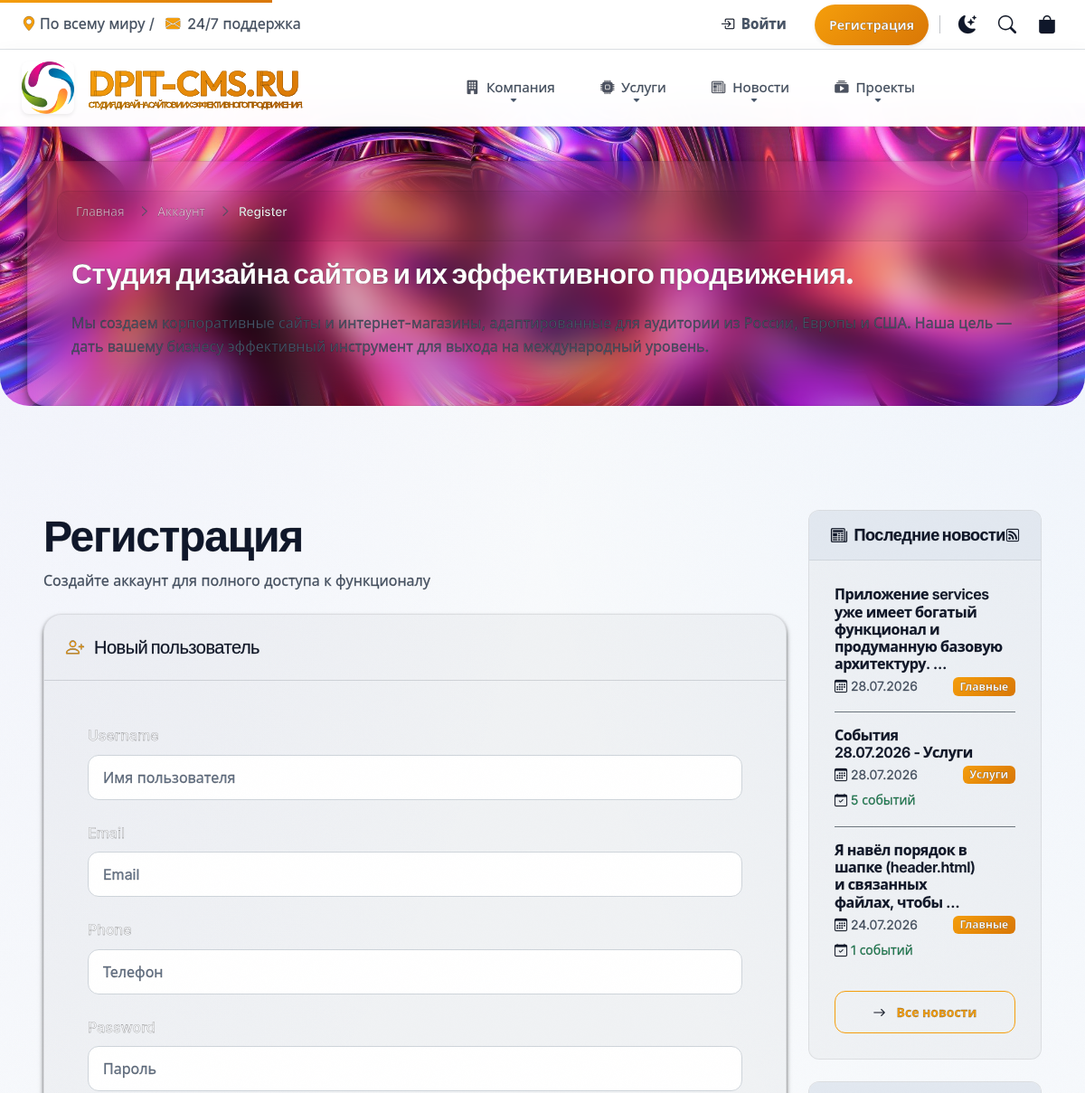
The page /accounts/register/ (upper part) on the database as committed earlier.
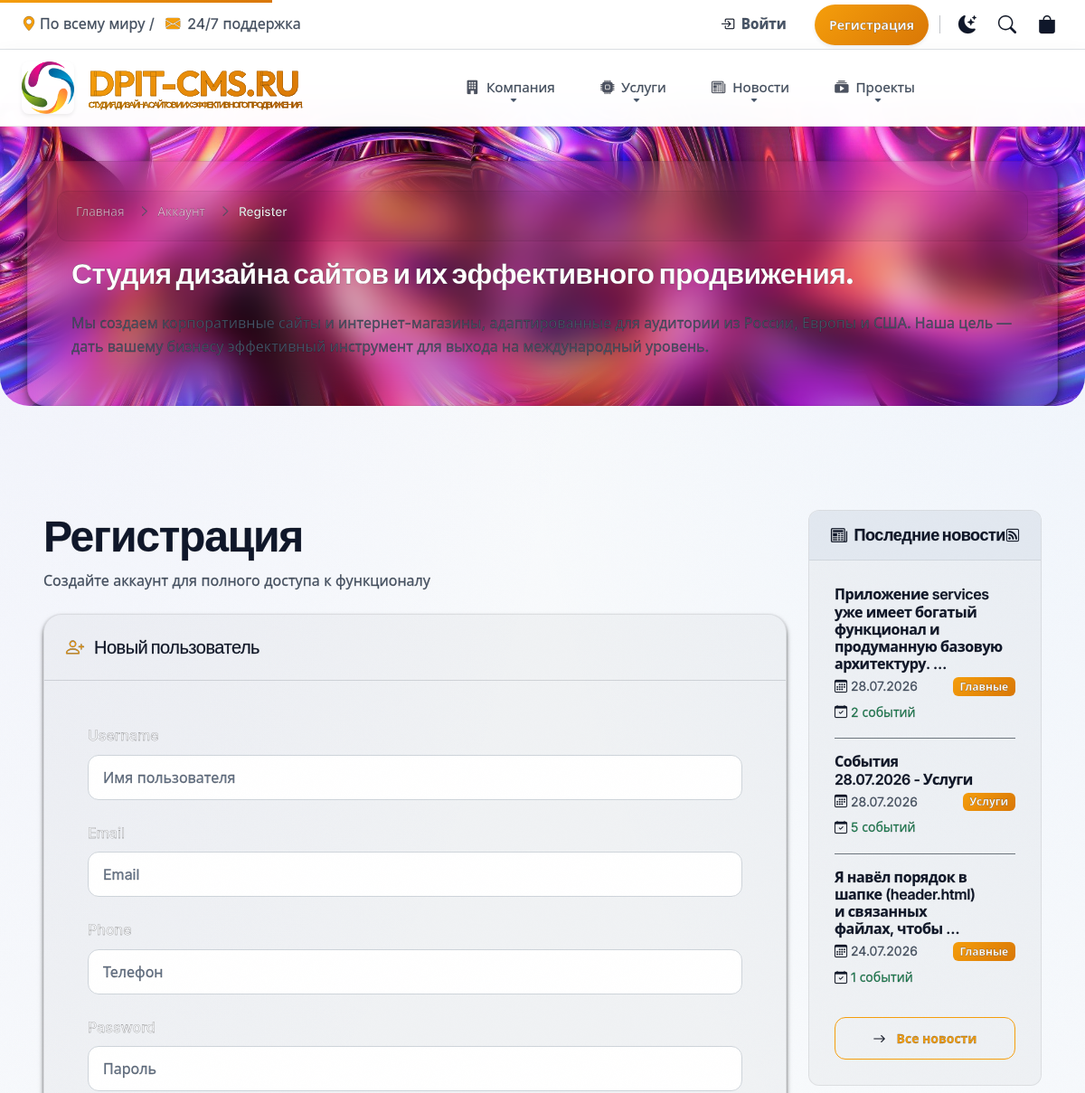
The same page on the database as committed later.
### news/models.py (models this page shows, shortened)
class News(ActiveModel, SEOModel, TimestampModel):
    title = models.CharField(max_length=200, verbose_name="Заголовок")
    slug = models.SlugField(unique=True, verbose_name="URL")
    category = models.ForeignKey(
        NewsCategory, on_delete=models.CASCADE, verbose_name="Категория"
    )
    news_date = models.DateField(
        default=timezone.now,
        verbose_name="Дата новости",
        help_text="Дата, к которой относятся события (год, месяц, день)"
    )
    image = models.ImageField(
        upload_to=RenameUploadTo("news/images/"),
        verbose_name="Изображение",
        blank=True,
        null=True
    )
    content = HTMLField(verbose_name="Контент", default="<p>Контент сайта</p>")
    views = models.IntegerField(default=0, verbose_name="Просмотры")
    class Meta:
        verbose_name = "Новость"
        verbose_name_plural = "Новости"
        ordering = ["-news_date", "-created_at"]
        unique_together = [['category', 'news_date']]

class NewsCategory(ActiveModel, SEOModel, HeaderModel):
    name = models.CharField(max_length=100, verbose_name="Название")
    slug = models.SlugField(unique=True, verbose_name="URL")
    logo = models.ImageField(upload_to=RenameUploadTo("news/categories/"), verbose_name="Логотип")
    description = models.TextField(verbose_name="Описание")
    content = HTMLField(verbose_name="Описание на странице", default="<p>Описание</p>")
    order = models.IntegerField(default=0, verbose_name="Порядок")
    class Meta:
        verbose_name = "Категория новостей"
        verbose_name_plural = "Категории новостей"
        ordering = ["order", "name"]

### accounts/views.py (the view)
# urls.py: path("register/", views.register_view, name="register"),
def register_view(request):
    if request.user.is_authenticated:
        return redirect("accounts:profile")
    if request.method == "POST":
        form = UserRegistrationForm(request.POST)
        if form.is_valid():
            user = form.save()
            login(request, user)
            messages.success(request, "Регистрация прошла успешно!")
            return redirect("accounts:profile")
    else:
        form = UserRegistrationForm()
    return render(request, "accounts/register.html", {"form": form})

### accounts/forms.py
class UserRegistrationForm(UserCreationForm):
    email = forms.EmailField(
        required=True,
        widget=forms.EmailInput(attrs={"class": "form-control", "placeholder": "Email"})
    )
    phone = forms.CharField(
        required=False,
        max_length=20,
        widget=forms.TextInput(attrs={"class": "form-control", "placeholder": "Телефон"})
    )
    captcha = CaptchaField(label="Капча")
    class Meta:
        model = User
        fields = ("username", "email", "phone", "password1", "password2")
        widgets = {
            "username": forms.TextInput(attrs={"class": "form-control", "placeholder": "Имя пользователя"}),
        }
    def __init__(self, *args, **kwargs):
        super().__init__(*args, **kwargs)
        self.fields["password1"].widget.attrs.update({"class": "form-control", "placeholder": "Пароль"})
        self.fields["password2"].widget.attrs.update({"class": "form-control", "placeholder": "Подтверждение пароля"})

### cart/cart.py (called while the page is built)
    def get_items(self):
        if not hasattr(self, '_items_cache'):
            self._items_cache = list(self.__iter__())
        return self._items_cache

### cart/context_processors.py (called while the page is built)
def cart(request):
    return {'cart': Cart(request)}

### accounts/templates/accounts/register.html (shortened to what this page needs)
{% extends "base.html" %}
{% load static %}
{% block extra_css %}
<link href="{% static 'accounts/css/accounts.css' %}" rel="stylesheet">
{% endblock %}
{% block content %}
<div class="row pb-200">
    <div class="col-12 animate-up">
        <div class="mb-4 text-left animate-up">
            <h1 class="display-5 fw-bold text-white mb-2">Регистрация</h1>
            <p class="text-muted">Создайте аккаунт для полного доступа к функционалу</p>
        </div>
        <div class="glass-card mb-5">
            <div class="card-header border-bottom border-secondary border-opacity-25 p-4 text-left">
                <h3 class="h5 mb-0 text-white"><i class="bi bi-person-plus text-primary me-2"></i> Новый пользователь</h3>
            </div>
            <div class="card-body p-4 p-md-5">
                <form method="post">
                    <div class="mb-4">
                        <label for="{{ form.username.id_for_label }}" class="form-label text-white-50">{{ form.username.label }}</label>
                        {{ form.username }}
                    </div>
                    <div class="mb-4">
                        <label for="{{ form.email.id_for_label }}" class="form-label text-white-50">{{ form.email.label }}</label>
                        {{ form.email }}
                    </div>
                    <div class="mb-4">
                        <label for="{{ form.phone.id_for_label }}" class="form-label text-white-50">{{ form.phone.label }}</label>
                        {{ form.phone }}
                    </div>
                    <div class="mb-4">
                        <label for="{{ form.password1.id_for_label }}" class="form-label text-white-50">{{ form.password1.label }}</label>
                        {{ form.password1 }}
                    </div>
                </form>
            </div>
        </div>
    </div>
</div>
{% endblock %}

### templates/includes/sidebar/block_news.html
<div class="sidebar-card mb-4">
    <div class="sidebar-header d-flex justify-content-between align-items-center">
        <h5 class="mb-0 text-white"><i class="bi bi-newspaper me-2"></i>Последние новости</h5>
        <a href="{% url 'news:feed' %}" class="text-muted small" title="RSS лента">
            <i class="bi bi-rss"></i>
        </a>
    </div>
    <div class="card-body">
        {% for latest in latest_news %}
        <div class="mb-3 pb-3 {% if not forloop.last %}border-bottom border-secondary{% endif %}">
            <h6 class="fw-semibold mb-1">
                <a href="{% url 'news:detail' latest.slug %}" class="text-white text-decoration-none hover-primary">
                    {{ latest.title|truncatewords:10 }}
                </a>
            </h6>
            <div class="d-flex justify-content-between align-items-center">
                <small class="text-muted">
                    <i class="bi bi-calendar3 me-1"></i>{{ latest.news_date|date:"d.m.Y" }}
                </small>
                <span class="badge badge-category-name bg-primary">
                    {{ latest.category.name }}
                </span>
            </div>
            {% if latest.events.count > 0 %}
            <div class="mt-1">
                <small class="text-success">
                    <i class="bi bi-calendar-check me-1"></i>{{ latest.events.count }} событий
                </small>
            </div>
            {% endif %}
        </div>
        {% empty %}
        <p class="text-muted mb-0 small">Новости пока не опубликованы</p>
        {% endfor %}
        {% if latest_news %}
        <div class="text-center mt-2">
            <a href="{% url 'news:list' %}" class="btn btn-sm btn-outline-primary w-100">
                <i class="bi bi-arrow-right me-1"></i>Все новости
            </a>
        </div>
        {% endif %}
    </div>
</div>

Rows that differ between the two databases and show on the page:
changed News (number 1 of 3 on the later page): events.count (not shown) → "2"
